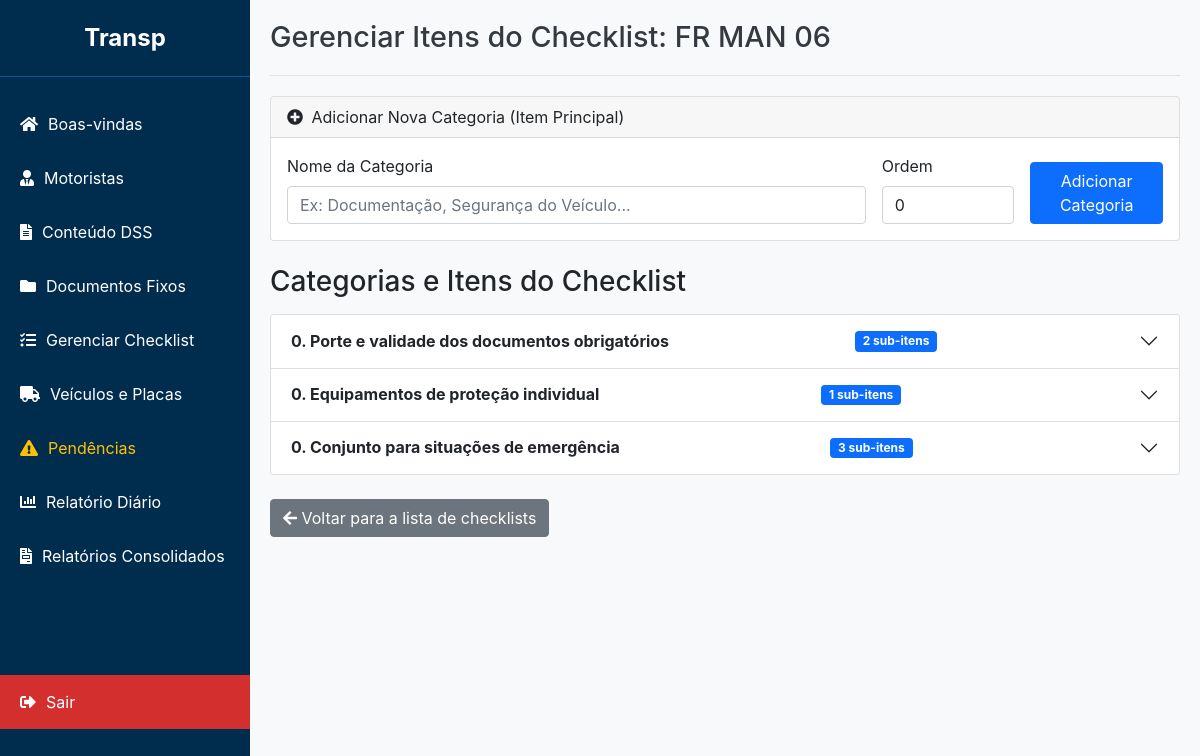
Page /admin/checklist/1 (signed in) on the earlier database version.
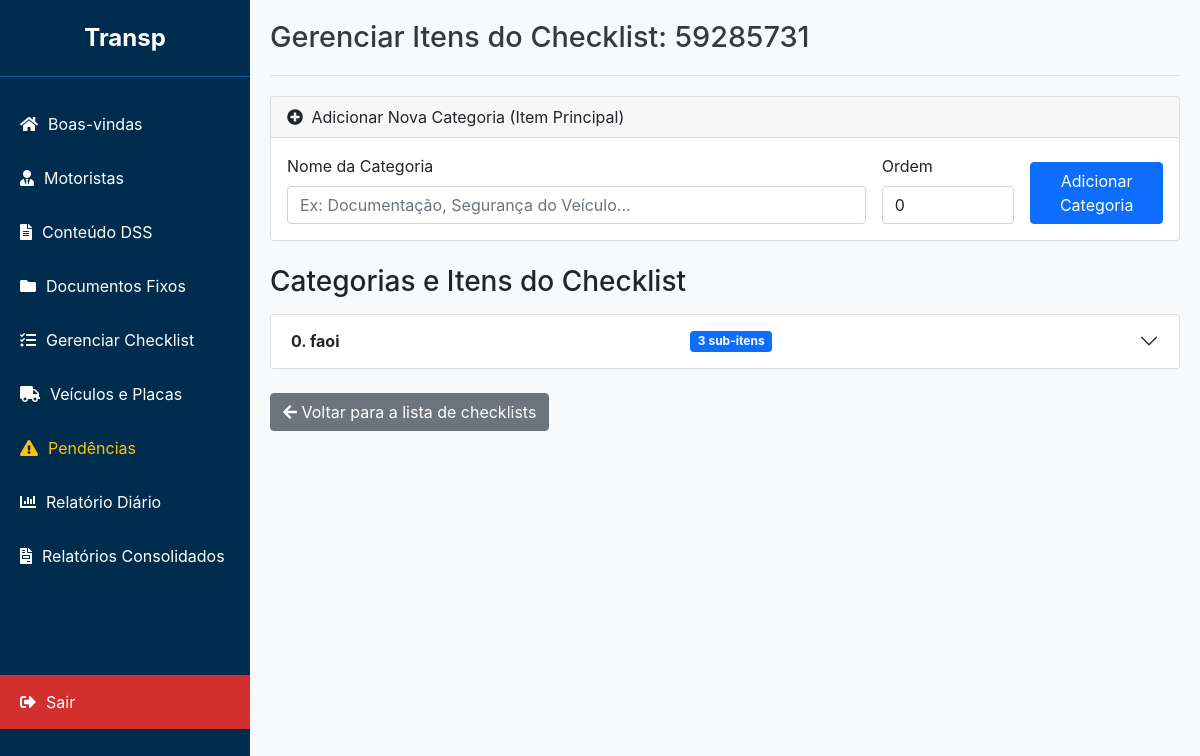
Same page on the later database version.
### app/models.py (models this page shows)
class Checklist(db.Model):
    id = db.Column(db.Integer, primary_key=True)
    tipo = db.Column(db.String(50), nullable=False) # DIÁRIO, SEMANAL, etc.
    codigo = db.Column(db.String(50), nullable=False)
    revisao = db.Column(db.String(20), nullable=False)
    data = db.Column(db.Date, nullable=False)
    itens = db.relationship('ChecklistItem', backref='checklist', lazy='dynamic', cascade="all, delete-orphan")
    preenchimentos = db.relationship('ChecklistPreenchido', backref='checklist', lazy=True)

class ChecklistItem(db.Model):
    id = db.Column(db.Integer, primary_key=True)
    checklist_id = db.Column(db.Integer, db.ForeignKey('checklist.id'), nullable=False)
    texto = db.Column(db.String(500), nullable=False)
    ordem = db.Column(db.Integer, default=0) # Para ordenar os itens
    parent_id = db.Column(db.Integer, db.ForeignKey('checklist_item.id'), nullable=True)
    sub_itens = db.relationship('ChecklistItem', backref=db.backref('parent', remote_side=[id]), lazy='dynamic', cascade="all, delete-orphan")

### app/routes.py (the view, shortened to what this page needs)
@admin_bp.route('/checklist/<int:checklist_id>', methods=['GET', 'POST'])
def checklist_detalhe(checklist_id):
    if 'admin_user' not in session:
        return redirect(url_for('admin.login'))
    checklist = Checklist.query.get_or_404(checklist_id)
    itens_principais = checklist.itens.filter_by(parent_id=None).order_by(ChecklistItem.ordem).all()
    return render_template(
        'checklist_detalhe.html',
        checklist=checklist,
        itens_principais=itens_principais,
        ChecklistItem=ChecklistItem  # Passa a classe para o template
    )

### app/templates/checklist_detalhe.html (shortened to what this page needs)
{% extends "base_adm.html" %}
{% block head %}
    <link rel="stylesheet" href="{{ url_for('static', filename='css/conteudo.css') }}">
{% endblock %}
{% block header %}
    Gerenciar Itens do Checklist: {{ checklist.codigo }}
{% endblock %}
{% block content %}
<div class="card mb-4">
    <div class="card-header">
        <i class="fas fa-plus-circle me-1"></i>
        Adicionar Nova Categoria (Item Principal)
    </div>
    <div class="card-body">
        <form method="POST" action="{{ url_for('admin.checklist_detalhe', checklist_id=checklist.id) }}" class="row g-3 align-items-end">
            <div class="col-md-8">
                <label for="texto_principal" class="form-label">Nome da Categoria</label>
                <input type="text" id="texto_principal" name="texto" class="form-control" placeholder="Ex: Documentação, Segurança do Veículo..." required>
            </div>
            <div class="col-md-2">
                <label for="ordem_principal" class="form-label">Ordem</label>
                <input type="number" id="ordem_principal" name="ordem" class="form-control" value="0" min="0">
            </div>
            <div class="col-md-2">
                <button type="submit" class="btn btn-primary w-100">Adicionar Categoria</button>
            </div>
        </form>
    </div>
</div>
<h3 class="mb-3">Categorias e Itens do Checklist</h3>
<div class="accordion" id="accordionChecklistItens">
    {% for item_principal in itens_principais %}
        <div class="accordion-item">
            <h2 class="accordion-header" id="heading-{{ item_principal.id }}">
                <button class="accordion-button collapsed" type="button" data-bs-toggle="collapse" data-bs-target="#collapse-{{ item_principal.id }}" aria-expanded="false" aria-controls="collapse-{{ item_principal.id }}">
                    <span class="me-auto"><strong>{{ item_principal.ordem }}. {{ item_principal.texto }}</strong></span>
                    <span class="badge bg-primary me-3">{{ item_principal.sub_itens.count() }} sub-itens</span>
                </button>
            </h2>
        </div>
    {% else %}
        <div class="card card-body text-center">
            <p class="mb-0">Nenhuma categoria cadastrada. Use o formulário acima para criar a primeira.</p>
        </div>
    {% endfor %}
</div>
<div class="mt-4">
    <a href="{{ url_for('admin.gerenciar_checklists') }}" class="btn btn-secondary"><i class="fas fa-arrow-left"></i> Voltar para a lista de checklists</a>
</div>
{% endblock %}

Differences in the rows shown:
no longer on this page (row edited): ChecklistItem: ordem "0", texto "Equipamentos de proteção individual", sub_itens.count "1"
removed ChecklistItem: ordem "0", texto "Conjunto para situações de emergência", sub_itens.count "3"
changed Checklist: codigo "FR MAN 06" → "59285731"
changed ChecklistItem: texto "Porte e validade dos documentos obrigatórios" → "faoi"; sub_itens.count "2" → "3"
